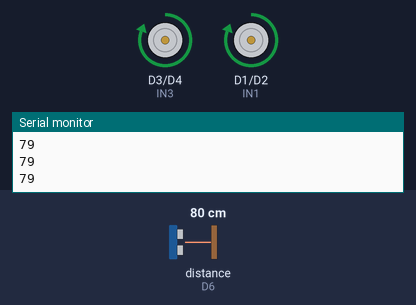
A sketch run on a simulated ESP8266 (NodeMCU). Parts: motor-driver pin pairs drawn as motors (green arrow = first pin HIGH = forward, orange = second pin HIGH = backward, longer = more drive), the last lines printed to the serial monitor. Wiring (inferred from the names in the program): ultrasonic range finder: trigger D5; echo D6. The test bench sets the inputs (shaded band); at power-on: distance to the obstacle (sensor on D6) 80 cm. The echo pulse lasts 58.3 µs per cm.

Above: at 1.2 s.
1.3 s: distance to the obstacle (sensor on D6) set to 56 cm
2.8 s: distance to the obstacle (sensor on D6) set to 46 cm
At 4.1 s:
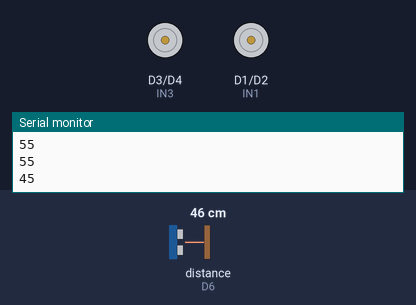
5.8 s: distance to the obstacle (sensor on D6) set to 60 cm
At 6.3 s:
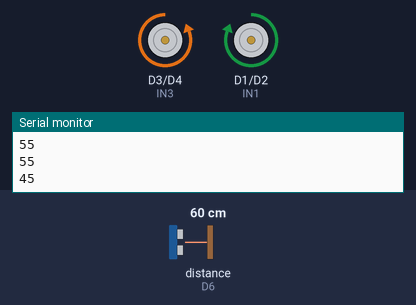
7.9 s: distance to the obstacle (sensor on D6) set to 2 cm
At 10.6 s:
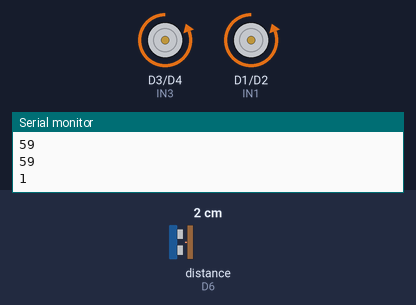
Timing chart, 0 to 11.9 s (numbered marks = the images above; inputs shaded):
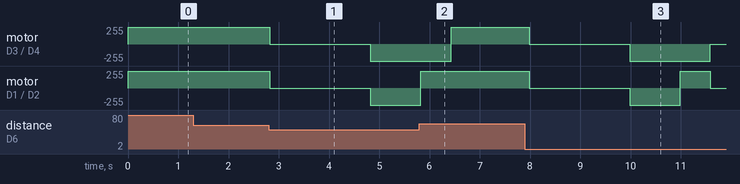

Measured:
- the behaviour switches between 51 and 50 cm on distance to the obstacle (sensor on D6) (found by bisection; images 0 and 1)
- after the input at 2.8 s, motor on D3 (IN3) / D4 (IN4), motor on D1 (IN1) / D2 (IN2): forward 255/255 → stopped at once, → backward 255/255 2.0 s later
- after the input at 5.8 s, motor on D3 (IN3) / D4 (IN4): backward 255/255 → forward 255/255 after 0.63 s; motor on D1 (IN1) / D2 (IN2): goes on until 5.8 s, then stays forward 255/255
- after the input at 7.9 s, motor on D3 (IN3) / D4 (IN4): forward 255/255 → stopped after 0.08 s, → backward 255/255 2.0 s later, → stopped 1.6 s later; motor on D1 (IN1) / D2 (IN2): forward 255/255 → stopped after 0.08 s, → backward 255/255 2.0 s later, → forward 255/255 1.0 s later, → stopped 0.60 s later

The sketch:

obstacleavoidingcar.ino
```cpp
#include <ESP8266WiFi.h>

// Motor Driver Pins
const int IN1 = D1;
const int IN2 = D2;
const int IN3 = D3;
const int IN4 = D4;

// Ultrasonic Sensor Pins
const int trigPin = D5;
const int echoPin = D6;

// Variables
long duration;
int distance;

void setup() {
  // Motor pins as output
  pinMode(IN1, OUTPUT);
  pinMode(IN2, OUTPUT);
  pinMode(IN3, OUTPUT);
  pinMode(IN4, OUTPUT);

  // Ultrasonic sensor pins
  pinMode(trigPin, OUTPUT);
  pinMode(echoPin, INPUT);

  Serial.begin(115200); // Initialize serial communication
}

void loop() {
  // Measure distance
  distance = getDistance();
  Serial.println(distance);

  if (distance < 50) {
    // If obstacle detected within 50 cm, stop and wait for 2 seconds
    stop();
    delay(2000);

    // Move backward for 1 second
    moveBackward();
    delay(1000);

    // Turn right for 500 ms
    turnRight();
    delay(500);
  } else {
    // If no obstacle, move forward
    moveForward();
  }

  delay(100);
}

void moveForward() {
  digitalWrite(IN1, HIGH);
  digitalWrite(IN2, LOW);
  digitalWrite(IN3, HIGH);
  digitalWrite(IN4, LOW);
}

void moveBackward() {
  digitalWrite(IN1, LOW);
  digitalWrite(IN2, HIGH);
  digitalWrite(IN3, LOW);
  digitalWrite(IN4, HIGH);
}

void turnRight() {
  digitalWrite(IN1, HIGH);
  digitalWrite(IN2, LOW);
  digitalWrite(IN3, LOW);
  digitalWrite(IN4, HIGH);
}

void stop() {
  digitalWrite(IN1, LOW);
  digitalWrite(IN2, LOW);
  digitalWrite(IN3, LOW);
  digitalWrite(IN4, LOW);
}

int getDistance() {
  // Clear the trigPin
  digitalWrite(trigPin, LOW);
  delayMicroseconds(2);

  // Set the trigPin on HIGH state for 10 microseconds
  digitalWrite(trigPin, HIGH);
  delayMicroseconds(10);
  digitalWrite(trigPin, LOW);

  // Read the echoPin, returns the sound wave travel time in microseconds
  duration = pulseIn(echoPin, HIGH);

  // Calculating the distance
  distance = duration * 0.034 / 2; // Speed of sound wave divided by 2 (go and back)

  return distance;
}
```
